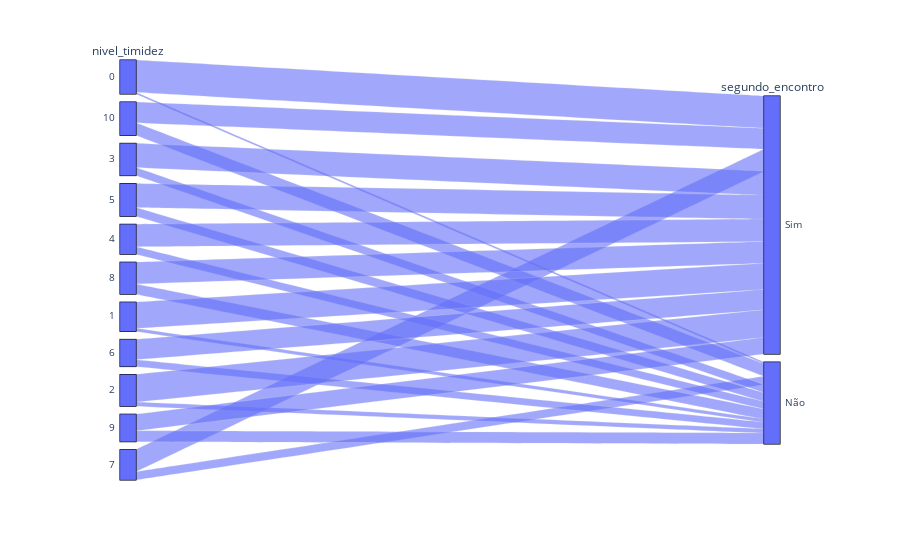

This figure's notebook cell:
### Code cell
grafico = px.parallel_categories(df, dimensions=['nivel_timidez', 'segundo_encontro'])
grafico.show()

### Figure 1 — Plotly figure (JSON) as saved in the notebook; plotly's stock layout.template omitted (floating-point values rounded to 4 significant figures; data arrays with more than 128 entries replaced by an {"elided": "..."} marker saying what was removed)
{"data": [{"dimensions": [{"label": "nivel_timidez", "values": {"elided": "1000 int values"}}, {"label": "segundo_encontro", "values": {"elided": "1000 str values"}}], "domain": {"x": [0, 1], "y": [0, 1]}, "name": "", "type": "parcats"}], "layout": {"legend": {"tracegroupgap": 0}, "margin": {"t": 60}}}
